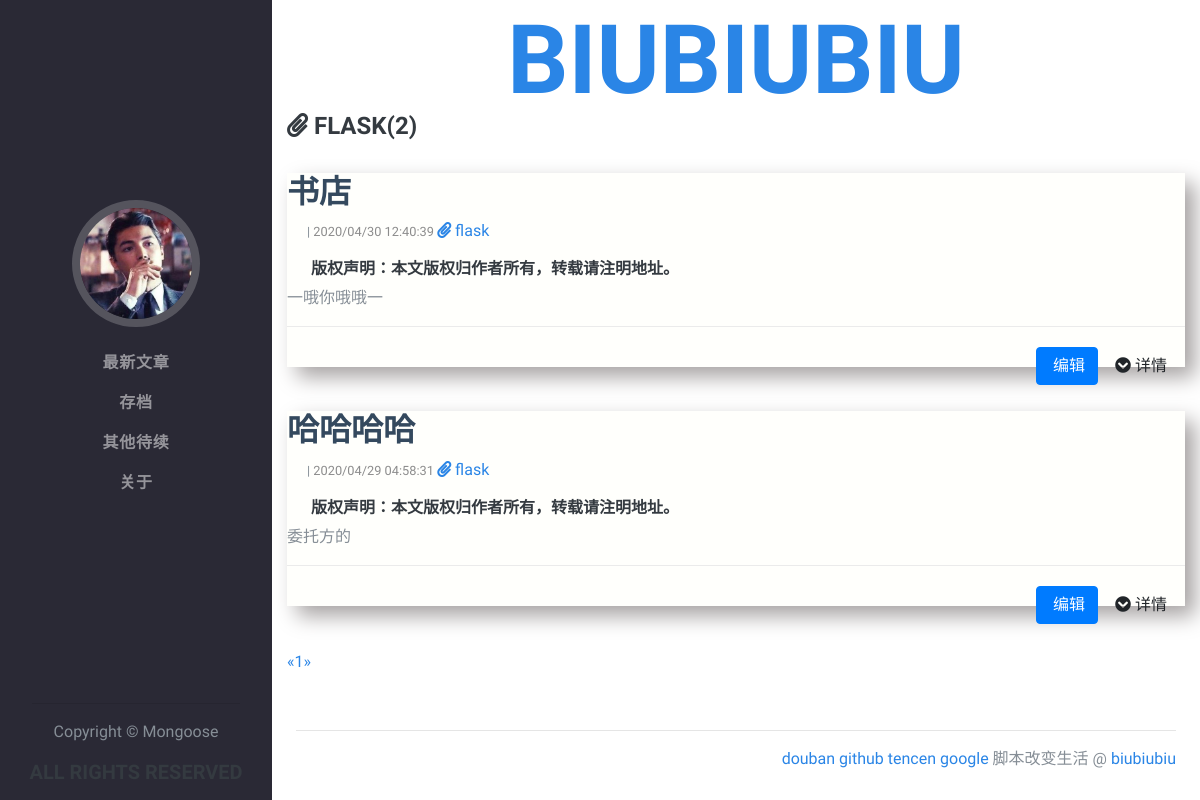
/category/3 (signed in), run on the app's committed database.
### app/models/post.py (models this page shows, shortened)
class Category(db.Model):
    __tablename__ = 'categories'
    id = db.Column(db.Integer,primary_key=True)
    name = db.Column(db.String(64),unique=True)
    posts = db.relationship('Posts',backref='category',lazy='dynamic')

class Posts(db.Model):
    __tablename__ = 'posts'
    id = db.Column(db.Integer,primary_key=True)
    rid = db.Column(db.Integer, index=True,default=0)
    content = db.Column(db.Text)
    timestamp = db.Column(db.DateTime,default=datetime.utcnow)
    uid = db.Column(db.Integer,db.ForeignKey('users.id'))
    title = db.Column(db.String(64))
    body = db.Column(db.Text)
    body_html = db.Column(db.Text)
    summury = db.Column(db.Text)
    summury_html = db.Column(db.Text)
    category_id = db.Column(db.Integer, db.ForeignKey('categories.id'))

### app/views/main.py (the view)
@main.route('/category/<int:id>')
def category(id):
    category = Category.query.get_or_404(id)
    page = request.args.get('page',1,type=int)
    pagination = category.posts.order_by(Posts.timestamp.desc()).paginate(
        page,per_page=current_app.config['FLASK_POSTS_PER_PAGE'],
        error_out=False
    )
    posts = pagination.items
    return render_template('main/category.html',category=category,posts=posts,pagination=pagination)

### app/models/user.py (called while the page is built)
@login_manager.user_loader
def load_user(user_id):
    return User.query.get(int(user_id))

### app/views/user.py (called while the page is built)
@user.before_app_request
def before_request():
    if current_user.is_authenticated:
        if not current_user.confirmed \
                and request.endpoint \
                and request.endpoint[:5] != 'user.' \
                and request.endpoint != 'static':
            return redirect(url_for('user.unconfirmed'))

### app/templates/main/category.html (shortened to what this page needs)
{% extends "base/base.html" %}
{% from 'base/macro.html' import pagination_show %}
{% block page_content %}
<div class="container">
    <div class="row">
        <div class="col-md-12">
            <h4><i class="fa fa-paperclip" aria-hidden="true"></i> {{ category.name }}({{ category.posts.count() }})</h4><br/>
                {% include 'main/all_post.html' %}
            <div class="justify-content-center ">
              {{ pagination_show(pagination,'main.category',id=category.id) }}
            </div>
        </div>
    </div>
</div>
{% endblock %}

### app/templates/main/all_post.html (shortened to what this page needs)
{% for post in posts %}
    <article class="article the-font" style="box-shadow: rgb(167, 163, 163) 10px 10px 20px;background:#fffffc;">
        <a href="/post/{{ post.id }}"><h3 style="color:#34495E">{{ post.title }}</h3></a>
        <p style="padding-left:20px;">
            <small>
            <span class="glyphicon glyphicon-calendar" aria-hidden="true">|</span>
            <span style="color:#8C8C8C;"> {{ moment(post.timestamp).format('YYYY/MM/DD hh:mm:ss') }}</span>
            </small>
            <a href="{{ url_for('main.category',id=post.category.id) }}">
                <span class="label label-success"><i class="fa fa-paperclip"
                                                     aria-hidden="true"></i> {{ post.category.name }}</span>
            </a>
        </p>
        <h6 style="padding-left:20px;">&nbsp;版权声明：本文版权归作者所有，转载请注明地址。</h6>
        <div class="post-body">
            {% if post.summury_html %}
                {{ post.summury_html | safe }}
            {% else %}
                {{ post.summury }}
            {% endif %}
        </div>
        <div style="border-top:1px solid #EBEBEB;padding:20px 5px;margin-bottom:20px;">
            <span style="float:right;">
                {% if current_user.is_authenticated %}
                    <a href="{{ url_for('user.editnote', id=post.id) }}">
                    <button class="btn  btn-primary"> 编辑</button>
                </a>
                {% endif %}
                <a href="{{ url_for('.post', id=post.id) }}">
                    <button class="btn  btn-inverse"><i class="fa fa-chevron-circle-down"
                                                        aria-hidden="true"></i> 详情</button>
                </a>
            </span>
        </div>
    </article>
    <br>
{% endfor %}

### data on the page
Category: name "FLASK"
Posts: title "书店", timestamp "2020/04/30 12:40:39", category.name "flask", summury_html "一哦你哦哦一"
Posts: title "哈哈哈哈", timestamp "2020/04/29 04:58:31", category.name "flask", summury_html "委托方的"

### other printed values
{{ category.posts.count() }} "2"
{{ foo }} "1"
